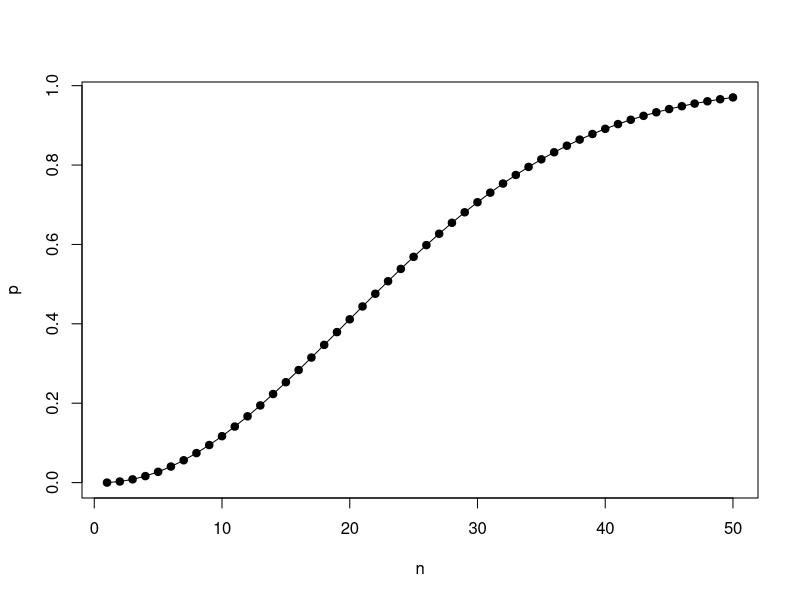
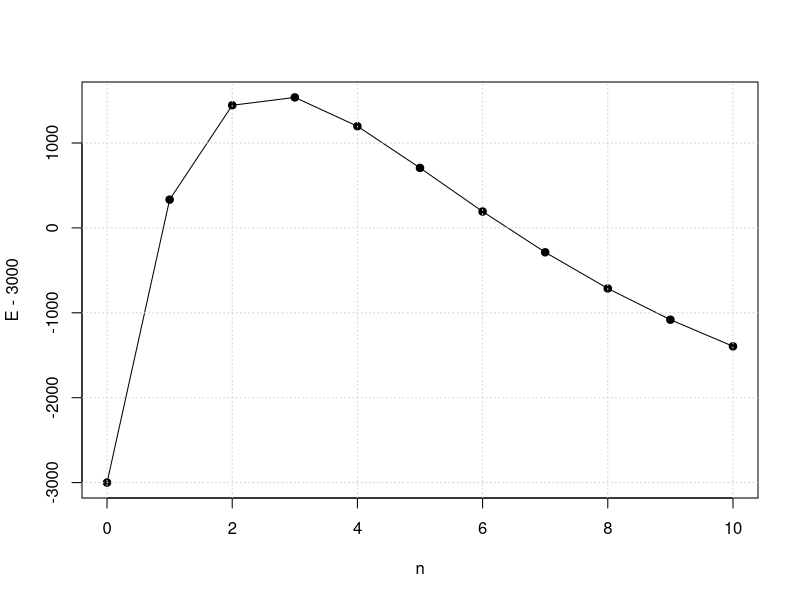
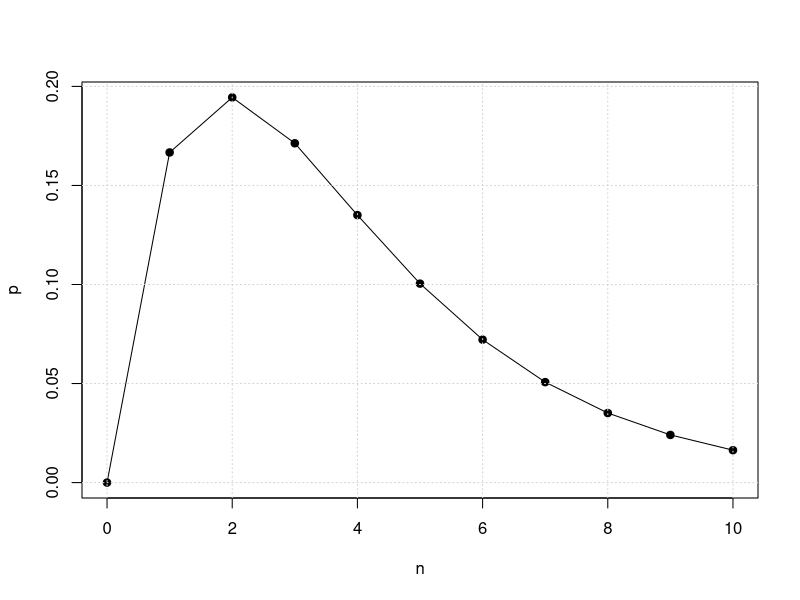

The R source for these figures, in order:
# Birthday
n=1:50
p = rep(0,50)
for (i in 1:50) { p[i] = 1-prod(1-((1:i)-1)/365)}
plot(n,p,pch=19)
lines(n,p) 

2*1/36 + 3*2/36 + 4*3/36 + 5*4/36 + 6*5/36 + 7*6/36 + 8*5/36 + 9*4/36 + 10*3/36 + 11*2/36 + 12*1/36

50*1/7^3 + 10*6/7^3 + 2*3*6/7^3

max(10*12/52+sum(2*(1:10)*4/52), 20*12/52+5*5*4/52+10*5*4/52)

n <- 0:10
p <- (5^n - 3^n)/6^n #2*(2/3)^n - (1/2)^n
E <- 10000*p - 0*(1-p)
plot(n,E-3000,pch=19)
lines(n,E-3000)
grid()
n <- 0:10
p <- (4^n - 3^n)/6^n #2*(2/3)^n - (1/2)^n
plot(n,p,pch=19)
lines(n,p)
grid()


EV <- function(x, p) {
  e <- sum(p*x)
  v <- sum(p*x^2) - sum(p*x)^2
  return(list(e,v))
}

EV(c(10,-1),c(1/13,12/13))
EV(1:6,rep(1/6,6))
lapply(EV(0:1,c(5/6,1/6)), function(x) 100*x)
lapply(EV(0:1,c(.4,.6)), function(x) 100*x)
pbinom(50, 100, .4, lower.tail = FALSE)
pnorm((50-40)/sqrt(24), lower.tail = FALSE)
#sum(dbinom(25:100, 100, 1/6))
pbinom(25, 100, 1/6, lower.tail = FALSE)
pnorm((25-100/6)/sqrt(100*5/36), lower.tail = FALSE)